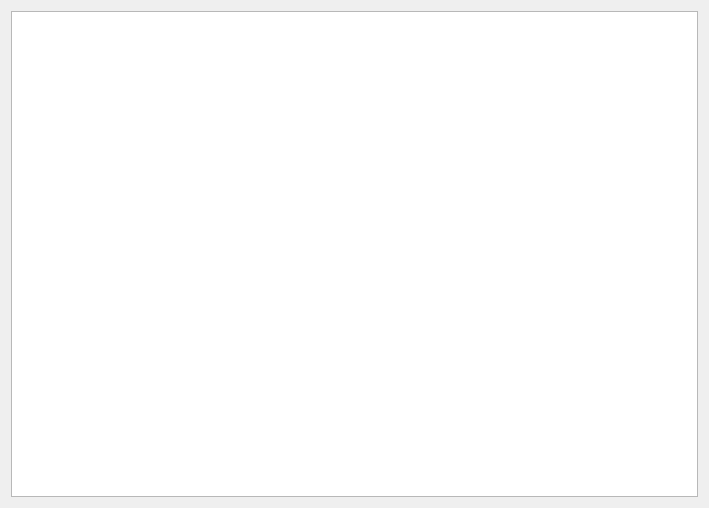
<?xml version="1.0" encoding="UTF-8"?>
<ui version="4.0">
 <class>Dialog</class>
 <widget class="QDialog" name="Dialog">
  <property name="geometry">
   <rect>
    <x>0</x>
    <y>0</y>
    <width>709</width>
    <height>508</height>
   </rect>
  </property>
  <property name="windowTitle">
   <string>Dialog</string>
  </property>
  <layout class="QVBoxLayout" name="verticalLayout_2">
   <item>
    <layout class="QVBoxLayout" name="verticalLayout">
     <item>
      <widget class="QTableWidget" name="tableWidget"/>
     </item>
    </layout>
   </item>
  </layout>
 </widget>
 <resources/>
 <connections/>
</ui>
